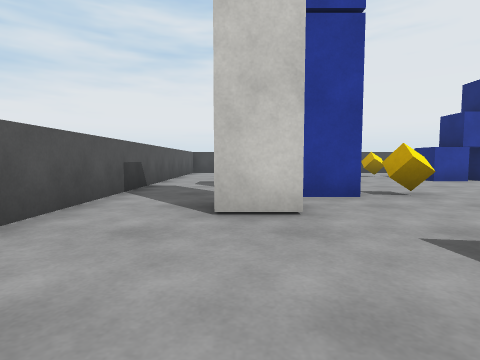
view 1 (above)

17 first-person views from a walk through a Unity game level. The camera is 0.62 m above the floor, tilts 4° down and sees 80° across. The floor is counted in squares, 1 m on a side. Each view is taken from the middle of a square. On the plan, view 1 faces up. The plan holds only what a view shows up to about 9 squares ahead; the rest is blank. The player character is not drawn. Surface patterns are stand-ins for the level's own textures.

view 2
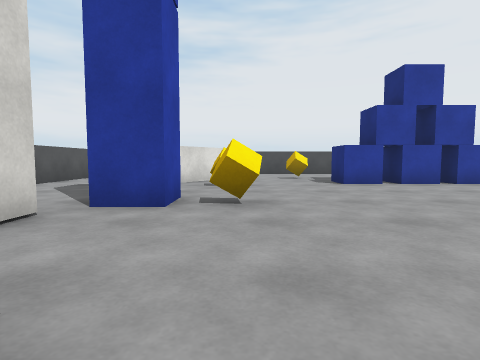

view 3
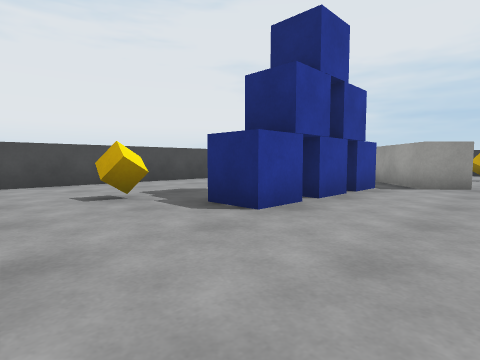

view 4
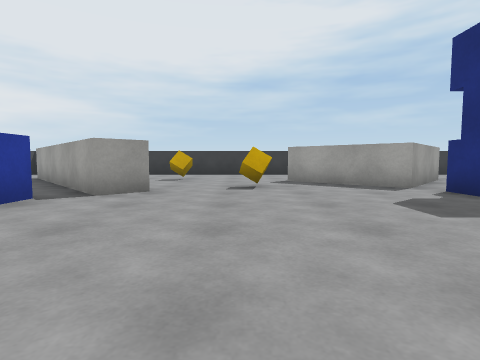

view 5
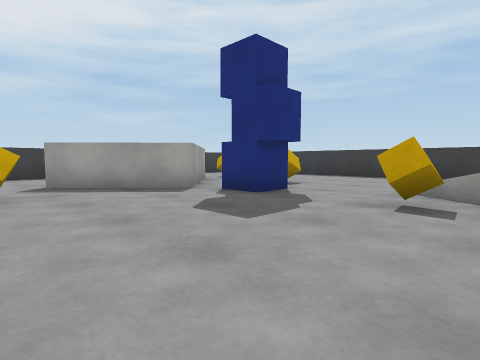

view 6
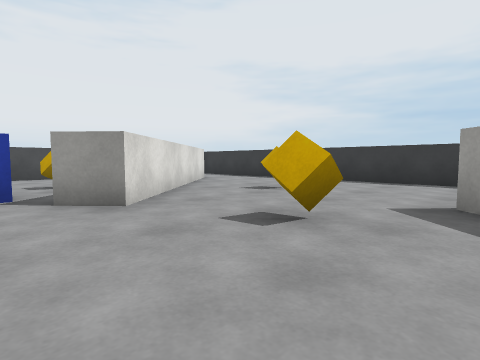

view 7
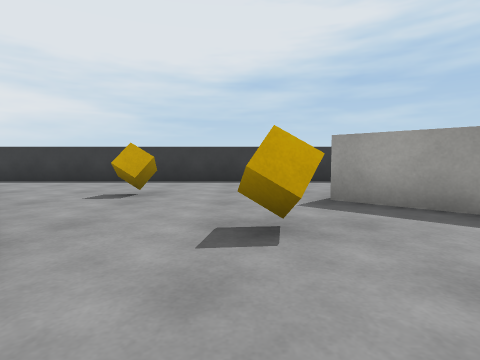

view 8
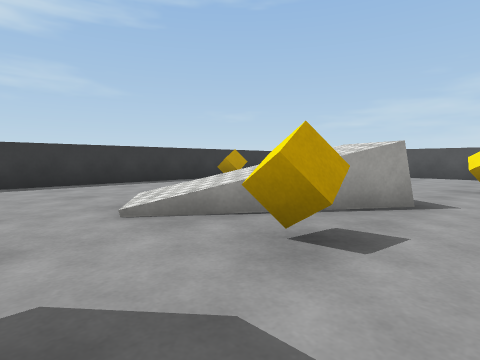

view 9
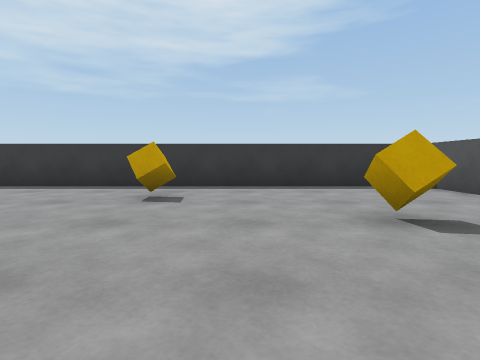

view 10
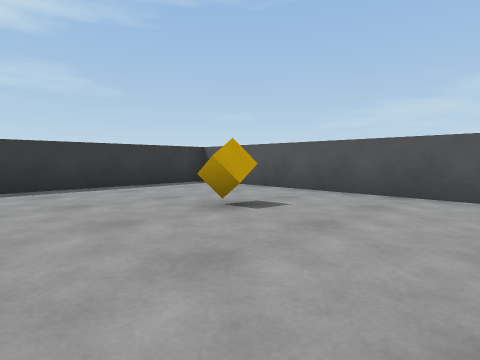

view 11
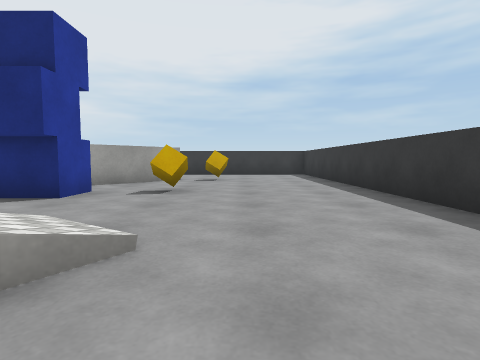

view 12
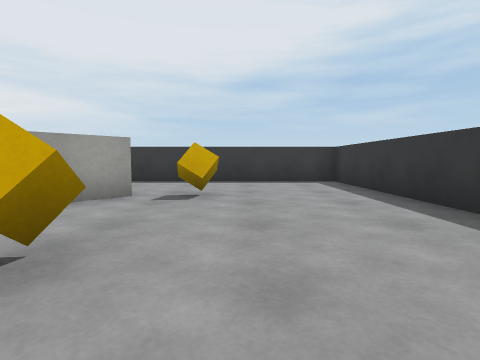

view 13
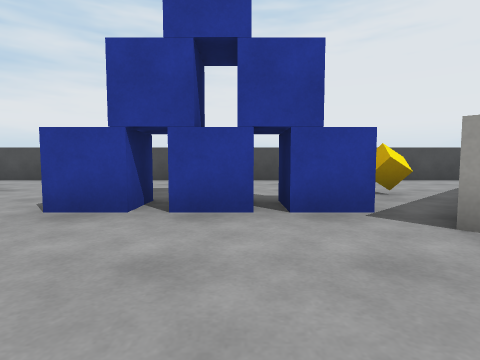

view 14
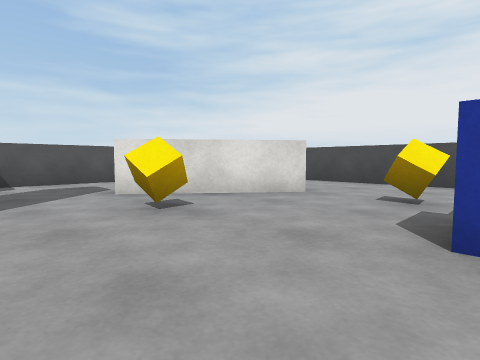

view 15
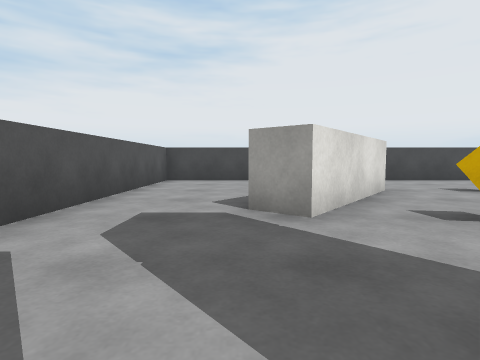

view 16
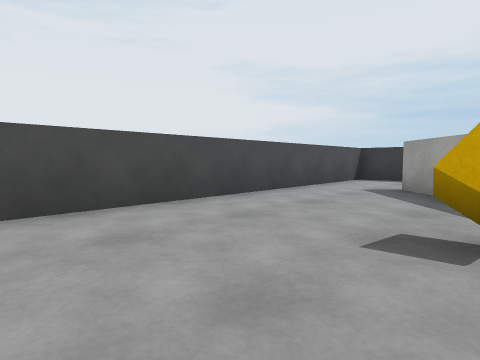

view 17
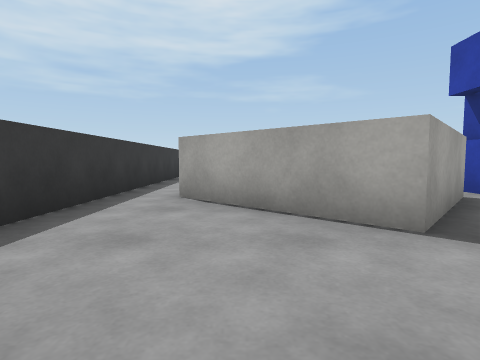

### Floor plan
Points are (right, up) in squares from view 1. A wall is a line through its corners. A room is listed if a view was taken in it or the views show most of it. See-through windows are left out.
Room 1 (views 1, 2, 3, 4, 5, 6, 7, 8, 9, 10, 11, 12, 13, 14, 15, 16, 17)
walls: (5.2, 0.6) (5.6, 0.4); (0.8, 3.2) (-0.4, 3.2); (0.7, 4.2) (0.7, 3.6); (13.9, -1.2) (11.3, 1.2) (13.4, 3.6) (16.1, 1.2); (3, 10.8) (0.8, 8) (0, 8.6); (14.4, 10.2) (10.6, 6.8) (9.9, 7.5) (14.6, 11.8); (-2.2, 1) (-2.2, -5.8) (17.2, -5.8) (17.2, 13.7) (-2.2, 13.7) (-2.2, 2.6)
objects: other object (0, -2); other object (1, 5) to (2, 5); other object (2, 2); other object (3, -4); other object (3, 5); other object (3, 8); other object (5, 11); other object (6, 9); other object (7, 1); other object (7, 9) to (8, 9); other object (9, 9); other object (10, 0) to (10, 1); other object (11, -2); other object (11, 10); other object (12, 5); other object (14, -2); other object (14, 7)

Where each view was taken, in squares from view 1:
view 1: 0 up, 0 right, facing up
view 2: 1 up, 3 right, facing up
view 3: 6 up, 3 right, facing up-right
view 4: 5 up, 5 right, facing right
view 5: 5 up, 6 right, facing down-right
view 6: 3 up, 9 right, facing up-right
view 7: 5 up, 9 right, facing right
view 8: 2 up, 9 right, facing down-left
view 9: 1 up, 2 right, facing down
view 10: 1 up, 3 right, facing down-left
view 11: 3 down, 5 right, facing right
view 12: 3 down, 9 right, facing right
view 13: 5 up, 8 right, facing up
view 14: 6 up, 6 right, facing up-left
view 15: 5 up, 0 right, facing up
view 16: 10 up, 8 right, facing up-right
view 17: 6 up, 15 right, facing down
